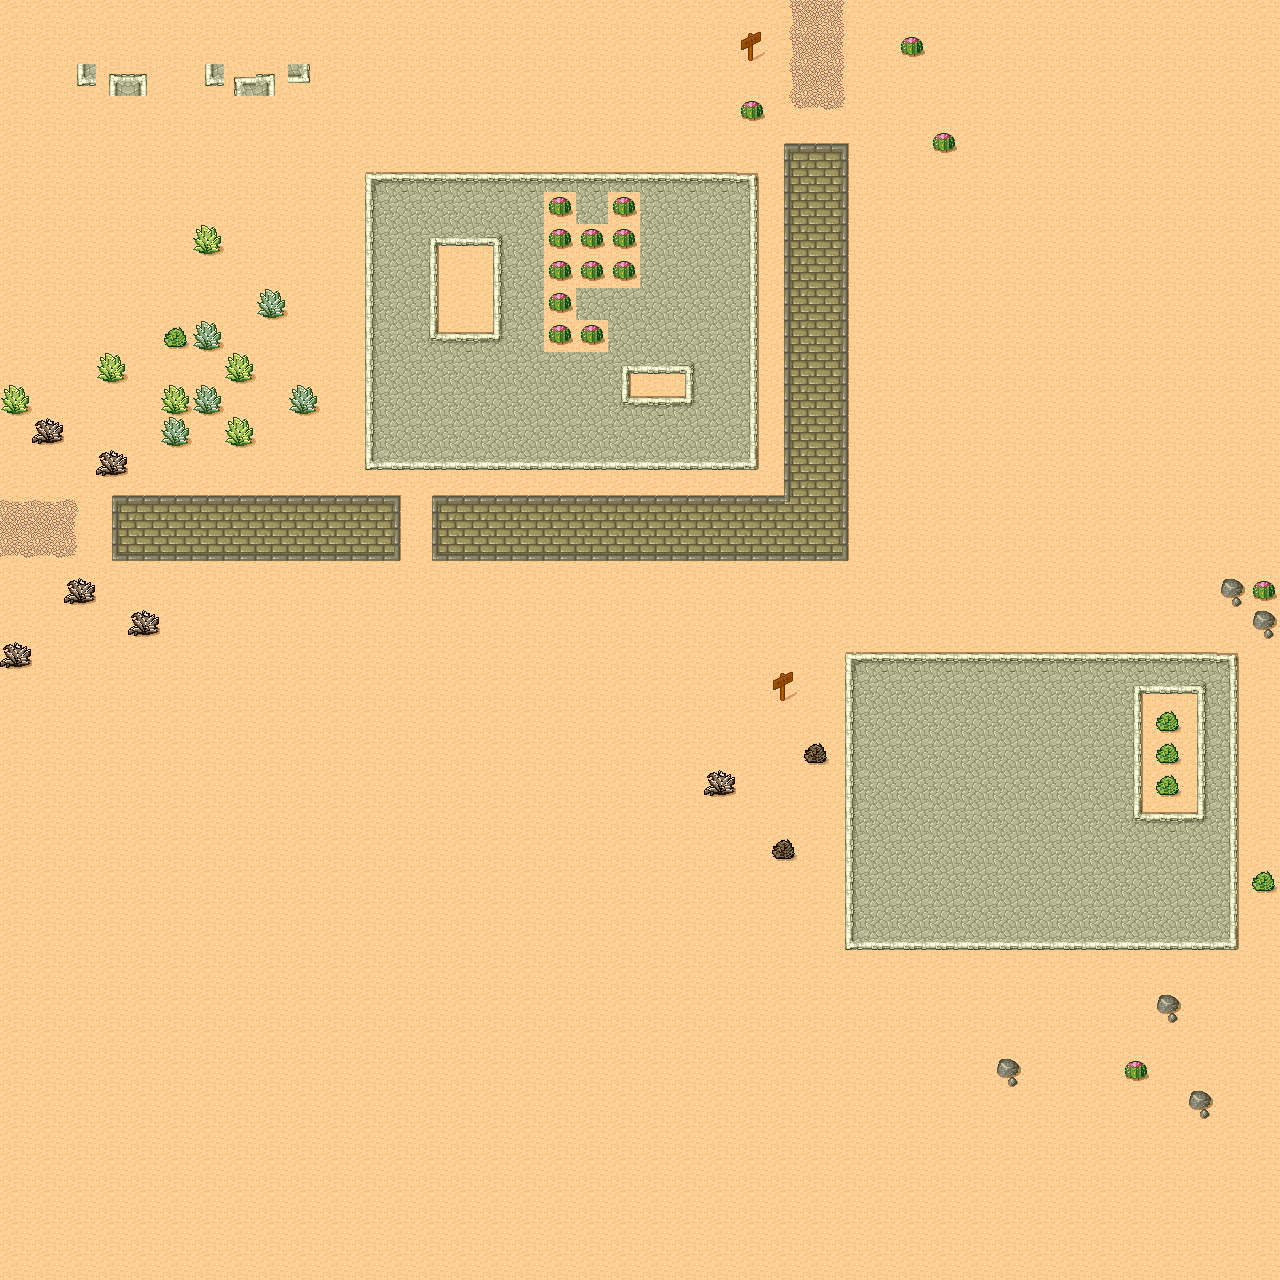

A level layout from a 2D game, rendered from its tile map. Below: a short description, then the map file with tile-grid data replaced by summaries:
An orthogonal 40x40 tile map with 32x32 px tiles, 2 tile layers (Ground, Tile Layer 2), 2 tilesets and 4 objects (Hitbox).

<map version="1.0" orientation="orthogonal" width="40" height="40" tilewidth="32" tileheight="32">
 <tileset firstgid="1" source="desert.tsx" />
 <tileset firstgid="49" name="tmw_desert_spacing" tilewidth="64" tileheight="64">
  <image source="tmw_desert_spacing.png" width="265" height="199" />
 </tileset>
 <layer name="Ground" width="40" height="40">
  <properties>
   <property name="Test" value="1" />
  </properties>
  <data>[1600 cells, 1600 non-empty, 40 distinct tile ids]</data>
 </layer>
 <objectgroup name="ObjectTest" width="40" height="40">
  <object name="Box1" type="Hitbox" x="547" y="215" width="177" height="112">
   <properties>
    <property name="BoxProperty" value="1" />
   </properties>
  </object>
  <object x="398" y="390" width="58" height="56">
   <ellipse />
  </object>
  <object x="511" y="368">
   <polygon points="0,0 101,0 113,102 -26,121" />
  </object>
  <object x="723" y="89">
   <polyline points="0,0 53,-6 54,52 -7,46 0,7" />
  </object>
 </objectgroup>
 <layer name="Tile Layer 2" width="40" height="40">
  <data>[1600 cells, 11 non-empty, 1 distinct tile ids]</data>
 </layer>
</map>
